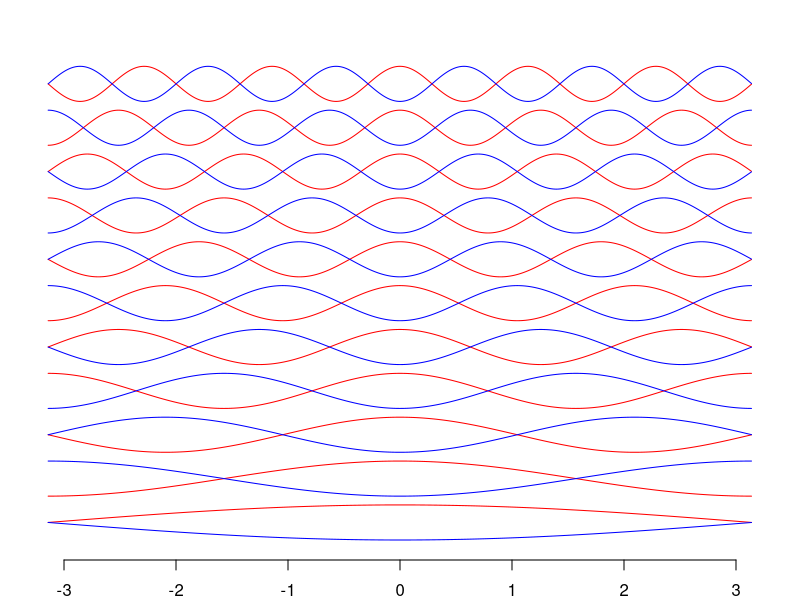
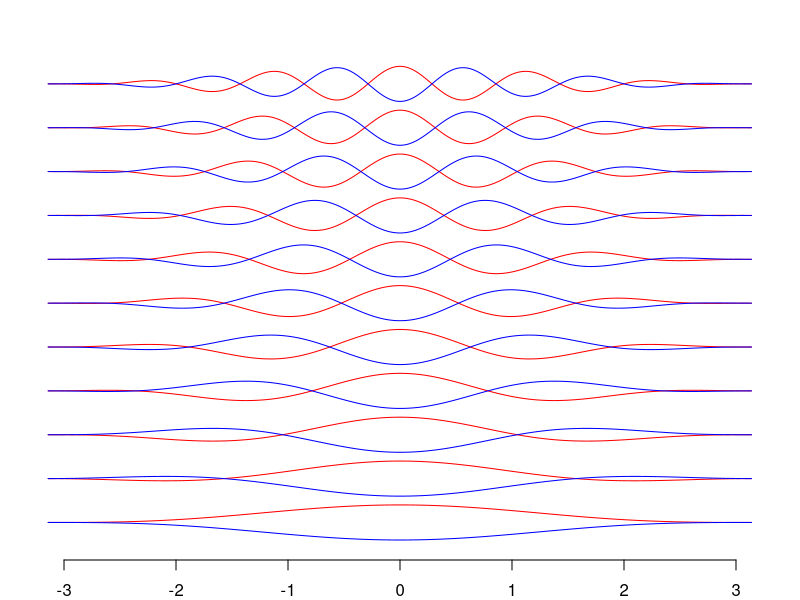

The R source for these figures, in order:
t = seq(-pi,pi,by=.01)

q = 10

par(mar = c(2,1,1,1))

plot(c(-pi,pi),type='o',col='white',yaxt='n',xlim=c(-pi,pi),ylim=c(0,2.5*(q+1)+1),bty='n',
     xlab='',ylab='')

k = 1
for(i in 0:q+1){
  #lines(t,2*(i)+t*0,col='gray1')
  lines(t,k+cos(i*t/2),col='red')
  lines(t,k-cos(i*t/2),col='blue')
  k = k +2.5
}

# plot(c(-pi,pi),type='o',col='white',yaxt='n',xlim=c(-pi,pi),ylim=c(0,2*(su+1)),bty='n',
#      xlab='',ylab='')
# 
# su = 1
# for(i in 1:q){
#   lines(t,2*(su)+t*0,col='gray')
#   lines(t,2*(su)+sin(i*t)/i,col='black')
#   su = su + 1/i
# }

gg = function(uu,MM){
  val = 0
  if(abs(uu)<MM){
    val = 0.5 + 0.5*cos(pi*uu/MM)#/(pi*uu/MM)
  }
  return(val)
}

wind = t
for(j in 1:length(t)){
  wind[j] = gg(t[j],pi)
}

plot(c(-pi,pi),type='o',col='white',yaxt='n',xlim=c(-pi,pi),ylim=c(0,2.5*(q+1)+1),bty='n',
     xlab='',ylab='')

k = 1
for(i in 0:q+1){
  #lines(t,2*(i)+t*0,col='gray1')
  lines(t,k+cos(i*t/2)*wind,col='red')
  lines(t,k-cos(i*t/2)*wind,col='blue')
  k = k +2.5
}
